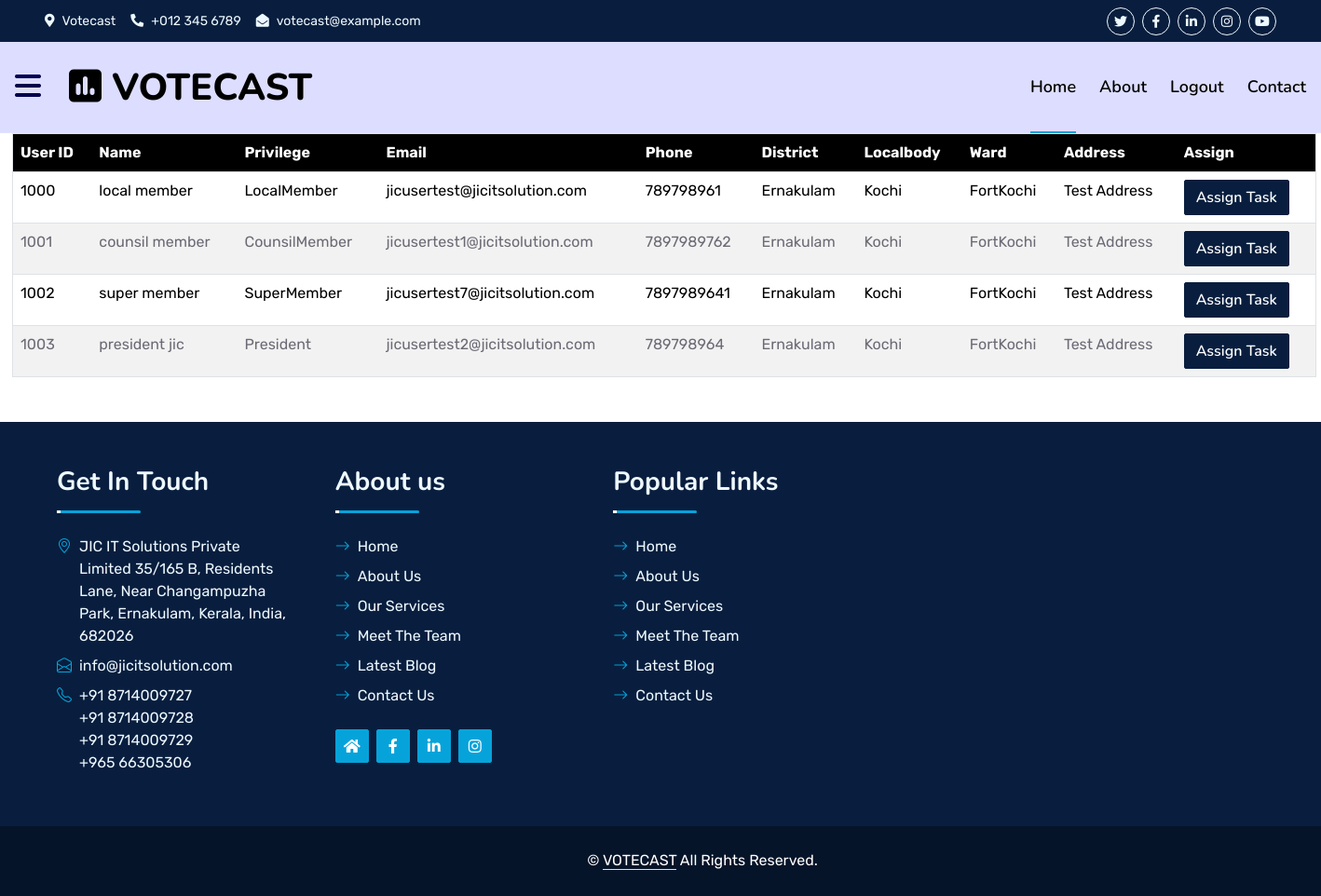
Screenshot of /presidentuserdisplay/ with the database file from the repository.
### electionapp/models.py (models this page shows, shortened)
class UserRegisterModel(models.Model):
    catchchoice = [
        ('LocalMember', 'LocalMember'),
        ('CounsilMember', 'CounsilMember'),
        ('SuperMember', 'SuperMember'),
        ('President', 'President'),
    ]
    choice=[
        ('Verified','Verified')
    ]
    uid = models.IntegerField()
    username = models.CharField(max_length=200)
    privilege = models.CharField(max_length=80,choices=catchchoice,null=False,blank=False)
    firstname = models.CharField(max_length=100)
    lastname = models.CharField(max_length=100)
    email = models.EmailField()
    phone = models.IntegerField()
    district = models.CharField(max_length=100)
    localbody = models.CharField(max_length=100)
    ward = models.CharField(max_length=100)
    address = models.CharField(max_length=200)
    password = models.CharField(max_length=20)
    confirmpassword = models.CharField(max_length=20)
    verify_user=models.CharField(max_length=100,choices=choice)

### electionapp/views.py (the view)
# urls.py: path('presidentuserdisplay/',PresidentUsersDisplay,name="presidentuserdisplay"),
def PresidentUsersDisplay(request):
    data=UserRegisterModel.objects.filter(verify_user='Verified')
    return render(request,'President/assigntaskprofile.html',{'data':data})

### electionapp/templates/President/assigntaskprofile.html (shortened to what this page needs)
<!DOCTYPE html>
<html lang="en">
<link href="https://cdn.jsdelivr.net/npm/bootstrap@5.0.2/dist/css/bootstrap.min.css" rel="stylesheet">
<head>
</head>
{% include 'President/base4.html' %}<br><br>
<body>
  <center>
  <table class="table table-striped   ms-2  " border="1" style="width:1400px;margin-top:50px;background-color:white;color:black;">
    <tr style="color:white;background-color:black;">
        <th>User ID</th>
        <th>Name</th>
        <th>Privilege</th>
        <th>Email</th>
        <th>Phone</th>
        <th>District</th>
        <th>Localbody</th>
        <th>Ward</th>
        <th>Address</th>
        <th>Assign</th>
  </tr>
  {% for i in data %}
  <tr>
    <td>{{i.uid}}</td>
    <td>{{i.firstname}} {{i.lastname}}</td>
    <td>{{i.privilege}}</td>
    <td>{{i.email}}</td>
    <td>{{i.phone}}</td>
    <td>{{i.district}}</td>
    <td>{{i.localbody}}</td>
    <td>{{i.ward}}</td>
    <td>{{i.address}}</td>
    <td><a href="/assigntaskpresident/{{i.id}}" class='btn btn-dark'>Assign Task</a></td>
  </tr>
{% endfor %}
</table>
</center>
</body>
{% include 'footer.html' %}
</html>

### electionapp/static/css/style.css (style rules this page uses)
:root { --primary: #06A3DA; --secondary: #34AD54; --light: #EEF9FF; --dark: #091E3E; }
.btn { font-family: 'Nunito', sans-serif; font-weight: 600; transition: .5s; }

### rows the page displays
UserRegisterModel: uid "1000", firstname "local", lastname "member", privilege "LocalMember", email "jicusertest@jicitsolution.com", phone "789798961", district "Ernakulam", localbody "Kochi", ward "FortKochi", address "Test Address"
UserRegisterModel: uid "1001", firstname "counsil", lastname "member", privilege "CounsilMember", email "jicusertest1@jicitsolution.com", phone "7897989762", district "Ernakulam", localbody "Kochi", ward "FortKochi", address "Test Address"
UserRegisterModel: uid "1002", firstname "super", lastname "member", privilege "SuperMember", email "jicusertest7@jicitsolution.com", phone "7897989641", district "Ernakulam", localbody "Kochi", ward "FortKochi", address "Test Address"
UserRegisterModel: uid "1003", firstname "president", lastname "jic", privilege "President", email "jicusertest2@jicitsolution.com", phone "789798964", district "Ernakulam", localbody "Kochi", ward "FortKochi", address "Test Address"
